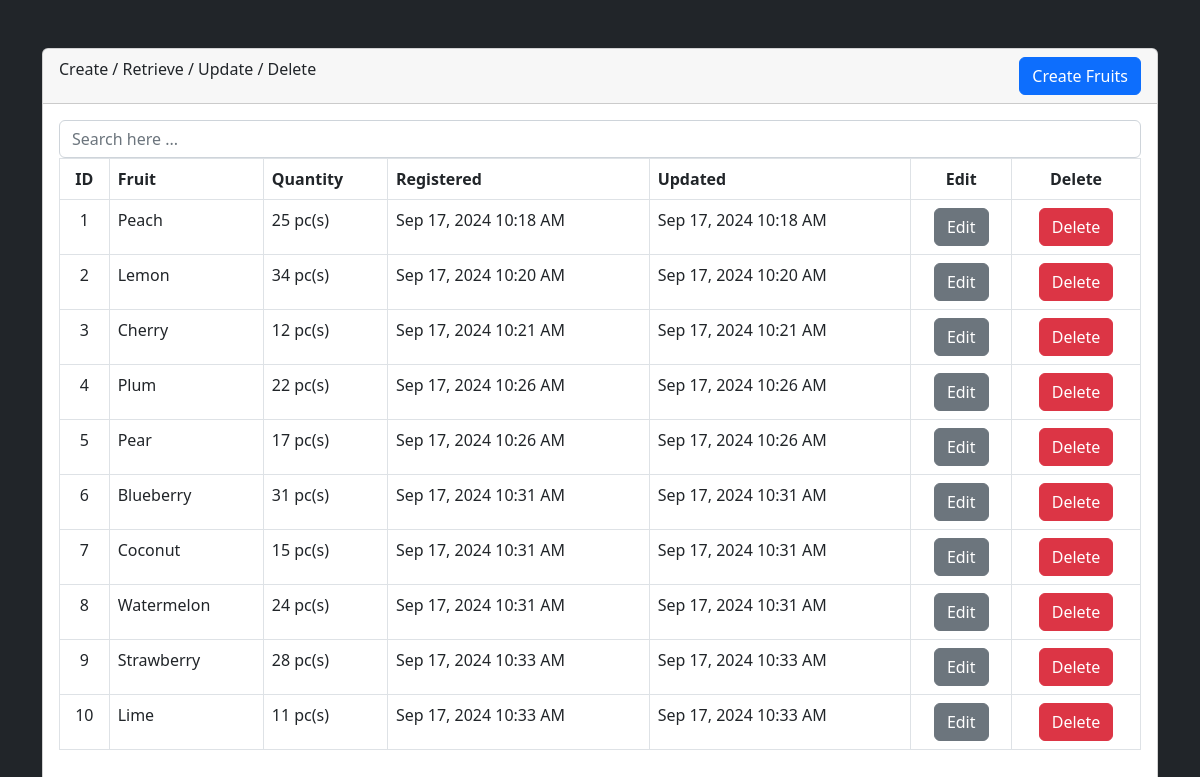
Before: / with the older database file.
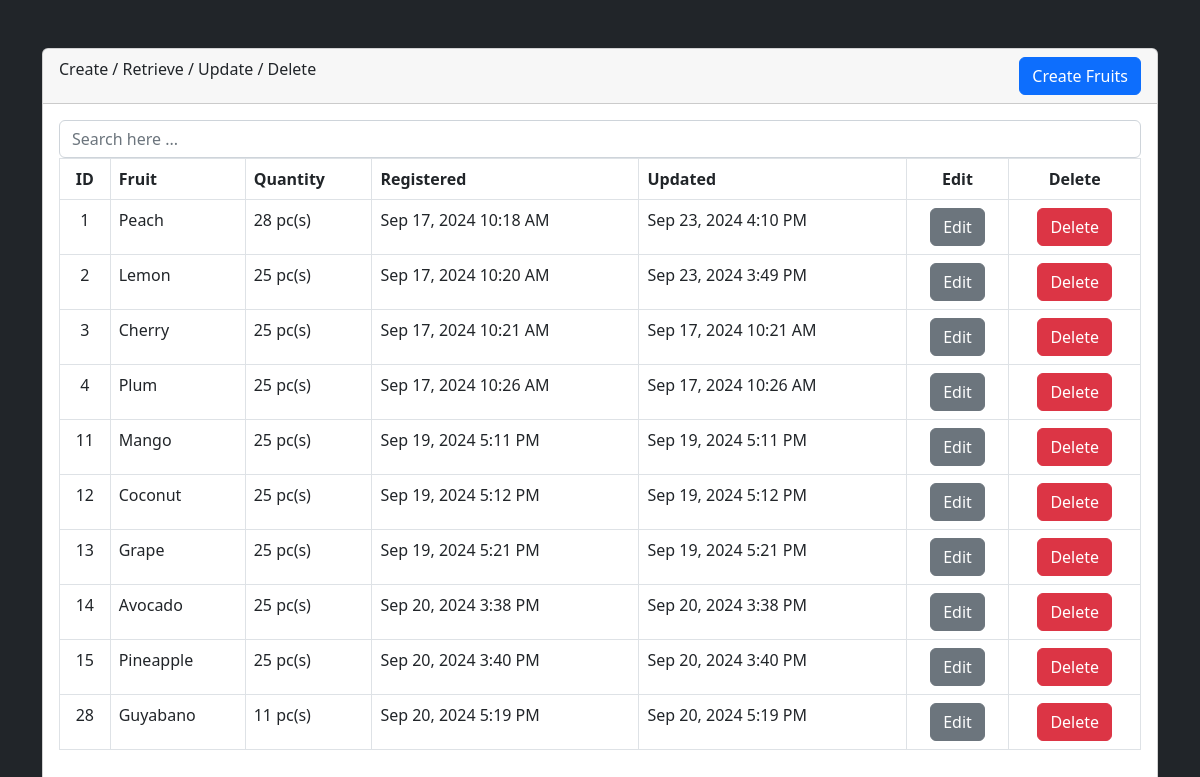
After: the same page with the newer database file.
### tables this page shows
CREATE TABLE `fruits` (
  `fruit_id` int(11) NOT NULL,
  `fruit_name` varchar(255) NOT NULL,
  `fruit_qty` int(11) NOT NULL,
  `fruit_created` datetime NOT NULL,
  `fruit_updated` datetime NOT NULL
);

### _functions.php (called while the page is built, shortened)
<?php
function dbConnection()
{
    $db_connection = new PDO('mysql:dbname=iamcrud;host=localhost;charset=utf8mb4', 'root', '');
    $db_connection->setAttribute(PDO::ATTR_EMULATE_PREPARES, false);
    $db_connection->setAttribute(PDO::ATTR_ERRMODE, PDO::ERRMODE_EXCEPTION);
    return $db_connection;
}
function selectFruits()
{
    $statement = dbConnection()->prepare("SELECT * FROM fruits ORDER BY fruit_id ASC");
    $statement->execute();
    return $statement;
}

### index.php (the view, shortened to what this page needs)
<?php
require '_functions.php';
?>
<!DOCTYPE html>
<html lang="en">
<head>
    <link rel="stylesheet" href="https://cdnjs.cloudflare.com/ajax/libs/bootstrap/5.2.3/css/bootstrap.min.css" />
    <link rel="stylesheet" href="https://cdnjs.cloudflare.com/ajax/libs/toastr.js/2.1.4/toastr.css" />
</head>
<body class="bg-dark">
    <div class="container">
        <div class="row mt-5">
            <div class="col-lg-12">
                <div class="card">
                    <div class="card-header">
                        Create / Retrieve / Update / Delete
                        <button
                            type="button"
                            class="btn btn-primary float-end"
                            data-bs-toggle="modal"
                            data-bs-target="#create">
                            Create Fruits
                        </button>
                    </div>
                    <div class="card-body">
                        <form action="_redirect.php" method="post">
                            <div class="form-group">
                                <input
                                    type="text"
                                    class="form-control"
                                    name="fruitSearch"
                                    id="fruitSearch"
                                    placeholder="Search here ..."
                                    autofocus
                                    required>
                            </div>
                        </form>
                        <div class="table-responsive">
                            <table class="table table-bordered">
                                <thead>
                                    <tr>
                                        <th class="text-center">ID</th>
                                        <th>Fruit</th>
                                        <th>Quantity</th>
                                        <th>Registered</th>
                                        <th>Updated</th>
                                        <th class="text-center">Edit</th>
                                        <th class="text-center">Delete</th>
                                    </tr>
                                </thead>
                                <tbody>
                                    <?php
                                    $getFruits = selectFruits();
                                    while ($fruit = $getFruits->fetch(PDO::FETCH_ASSOC)) {
                                    ?>
                                        <tr>
                                            <td class="text-center">
                                                <?= $fruit['fruit_id'] ?>
                                            </td>
                                            <td>
                                                <?= $fruit['fruit_name'] ?>
                                            </td>
                                            <td>
                                                <?= $fruit['fruit_qty'] ?> pc(s)
                                            </td>
                                            <td>
                                                <?= date("M d, Y g:i A", strtotime($fruit['fruit_created'])) ?>
                                            </td>
                                            <td>
                                                <?= date("M d, Y g:i A", strtotime($fruit['fruit_updated'])) ?>
                                            </td>
                                            <td class="text-center">
                                                <button
                                                    type="button"
                                                    class="btn btn-secondary"
                                                    data-bs-toggle="modal"
                                                    data-bs-target="#edit_<?= $fruit['fruit_id'] ?>">Edit
                                                </button>
                                            </td>
                                            <td class="text-center">
                                                <button
                                                    type="button"
                                                    class="btn btn-danger"
                                                    data-bs-toggle="modal"
                                                    data-bs-target="#delete_<?= $fruit['fruit_id'] ?>">Delete
                                                </button>
                                            </td>
                                        </tr>
                                    <?php } ?>
                                </tbody>
                            </table>
                        </div>
                    </div>
                </div>
            </div>
        </div>
    </div>
</body>
</html>

Changed rows visible on the page:
removed fruits: fruit_id "5", fruit_name "Pear", fruit_qty "17", fruit_created "Sep 17, 2024 10:26 AM", fruit_updated "Sep 17, 2024 10:26 AM"
removed fruits: fruit_id "6", fruit_name "Blueberry", fruit_qty "31", fruit_created "Sep 17, 2024 10:31 AM", fruit_updated "Sep 17, 2024 10:31 AM"
removed fruits: fruit_id "7", fruit_name "Coconut", fruit_qty "15", fruit_created "Sep 17, 2024 10:31 AM", fruit_updated "Sep 17, 2024 10:31 AM"
removed fruits: fruit_id "8", fruit_name "Watermelon", fruit_qty "24", fruit_created "Sep 17, 2024 10:31 AM", fruit_updated "Sep 17, 2024 10:31 AM"
removed fruits: fruit_id "9", fruit_name "Strawberry", fruit_qty "28", fruit_created "Sep 17, 2024 10:33 AM", fruit_updated "Sep 17, 2024 10:33 AM"
removed fruits: fruit_id "10", fruit_name "Lime", fruit_qty "11", fruit_created "Sep 17, 2024 10:33 AM", fruit_updated "Sep 17, 2024 10:33 AM"
changed fruits "Peach": fruit_qty "25" → "28"; fruit_updated "Sep 17, 2024 10:18 AM" → "Sep 23, 2024 4:10 PM"
changed fruits "Lemon": fruit_qty "34" → "25"; fruit_updated "Sep 17, 2024 10:20 AM" → "Sep 23, 2024 3:49 PM"
changed fruits "Cherry": fruit_qty "12" → "25"
changed fruits "Plum": fruit_qty "22" → "25"
added fruits: fruit_id "11", fruit_name "Mango", fruit_qty "25", fruit_created "Sep 19, 2024 5:11 PM", fruit_updated "Sep 19, 2024 5:11 PM"
added fruits: fruit_id "12", fruit_name "Coconut", fruit_qty "25", fruit_created "Sep 19, 2024 5:12 PM", fruit_updated "Sep 19, 2024 5:12 PM"
added fruits: fruit_id "13", fruit_name "Grape", fruit_qty "25", fruit_created "Sep 19, 2024 5:21 PM", fruit_updated "Sep 19, 2024 5:21 PM"
added fruits: fruit_id "14", fruit_name "Avocado", fruit_qty "25", fruit_created "Sep 20, 2024 3:38 PM", fruit_updated "Sep 20, 2024 3:38 PM"
added fruits: fruit_id "15", fruit_name "Pineapple", fruit_qty "25", fruit_created "Sep 20, 2024 3:40 PM", fruit_updated "Sep 20, 2024 3:40 PM"
added fruits: fruit_id "28", fruit_name "Guyabano", fruit_qty "11", fruit_created "Sep 20, 2024 5:19 PM", fruit_updated "Sep 20, 2024 5:19 PM"
